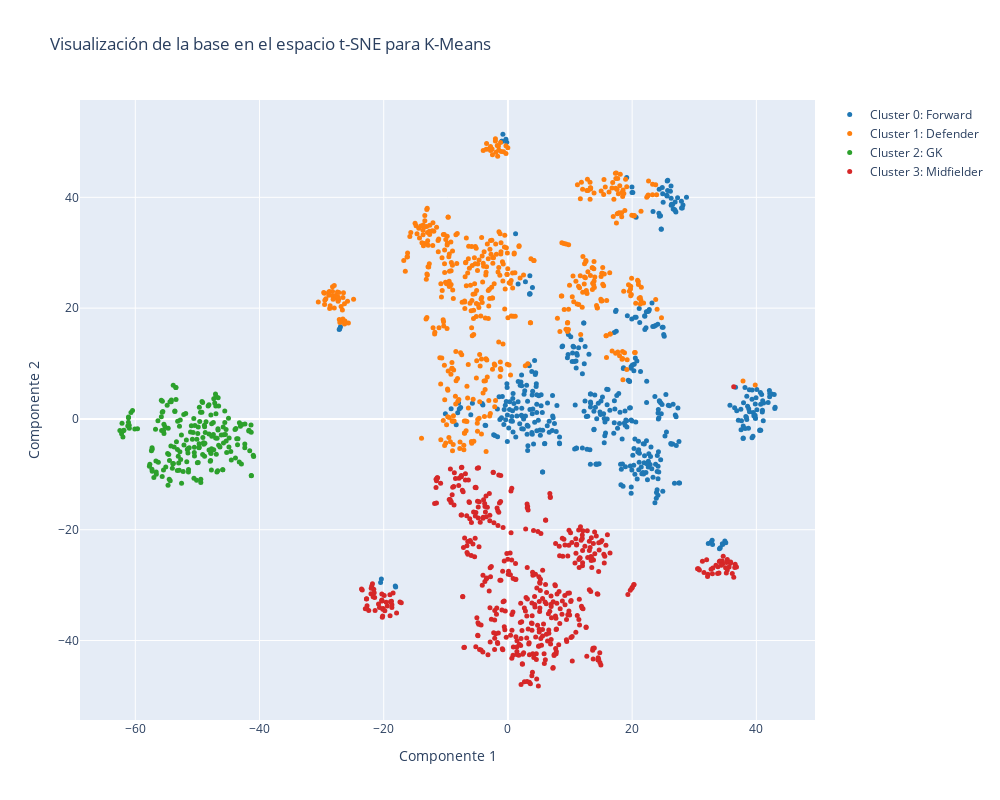

This figure's notebook cell:
### Code cell
layout = go.Layout(
    title="Visualización de la base en el espacio t-SNE para K-Means",
    xaxis=dict(title='Componente 1'),
    yaxis=dict(title='Componente 2'),
    autosize=False, 
    width=1000,
    height=800
)

cluster_labels = df_kmeans_tsne['kmeans_4']
colors = ['#1f77b4', '#ff7f0e', '#2ca02c', '#d62728'] # Colores de tab10

cluster_scatters = []
for cluster_id, color in zip(cluster_labels.unique(), colors):
    cluster_data = df_kmeans_tsne[df_kmeans_tsne['kmeans_4'] == cluster_id]
    cluster_positions = cluster_data['Position']

    cluster_scatter = go.Scatter(
        x=cluster_data["tsne_0"],
        y=cluster_data["tsne_1"],
        mode='markers',
        text=cluster_positions,
        marker=dict(size=5, color=color),
        name=f'Cluster {cluster_id}: {position[cluster_id]}'
    )
    cluster_scatters.append(cluster_scatter)

data = cluster_scatters

fig = go.Figure(data=data, layout=layout)
fig.show()

### Figure 1 — Plotly figure (JSON) as saved in the notebook; plotly's stock layout.template omitted (floating-point values rounded to 4 significant figures; data arrays with more than 128 entries replaced by an {"elided": "..."} marker saying what was removed)
{"data": [{"marker": {"color": "#1f77b4", "size": 5}, "mode": "markers", "name": "Cluster 0: Forward", "text": {"elided": "448 str values"}, "type": "scatter", "x": {"elided": "448 float values"}, "y": {"elided": "448 float values"}}, {"marker": {"color": "#ff7f0e", "size": 5}, "mode": "markers", "name": "Cluster 1: Defender", "text": {"elided": "519 str values"}, "type": "scatter", "x": {"elided": "519 float values"}, "y": {"elided": "519 float values"}}, {"marker": {"color": "#2ca02c", "size": 5}, "mode": "markers", "name": "Cluster 2: GK", "text": {"elided": "200 str values"}, "type": "scatter", "x": {"elided": "200 float values"}, "y": {"elided": "200 float values"}}, {"marker": {"color": "#d62728", "size": 5}, "mode": "markers", "name": "Cluster 3: Midfielder", "text": {"elided": "468 str values"}, "type": "scatter", "x": {"elided": "468 float values"}, "y": {"elided": "468 float values"}}], "layout": {"autosize": false, "height": 800, "title": {"text": "Visualización de la base en el espacio t-SNE para K-Means"}, "width": 1000, "xaxis": {"title": {"text": "Componente 1"}}, "yaxis": {"title": {"text": "Componente 2"}}}}
